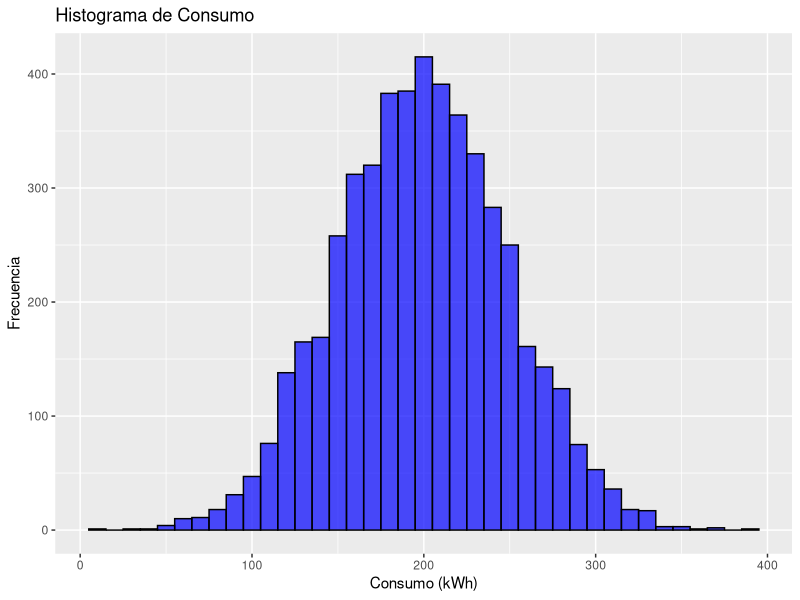
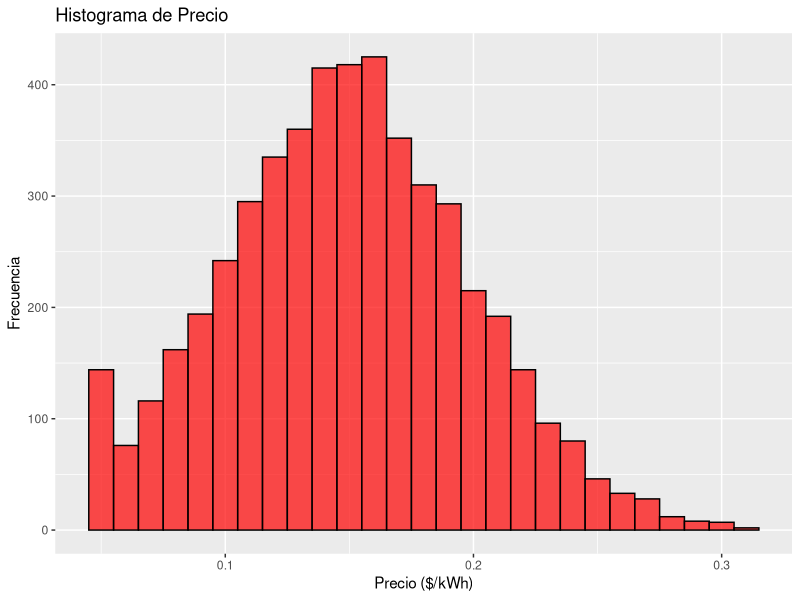
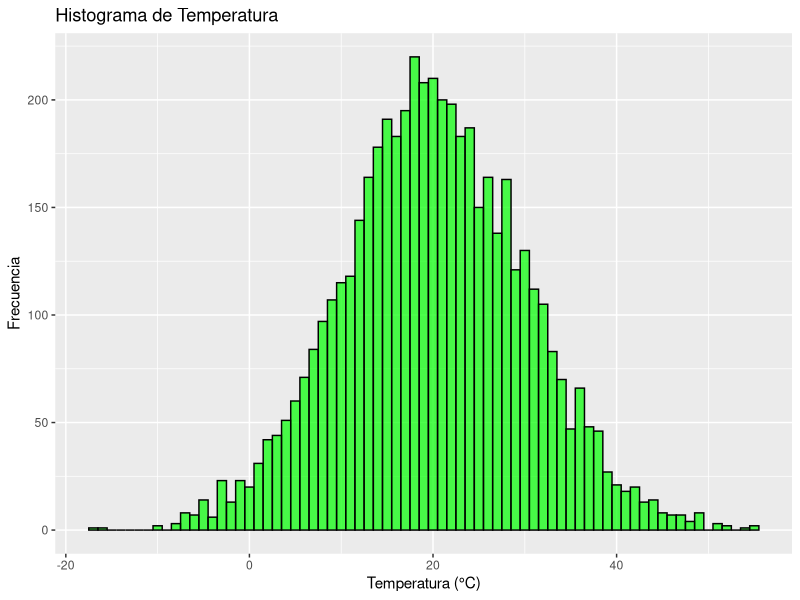
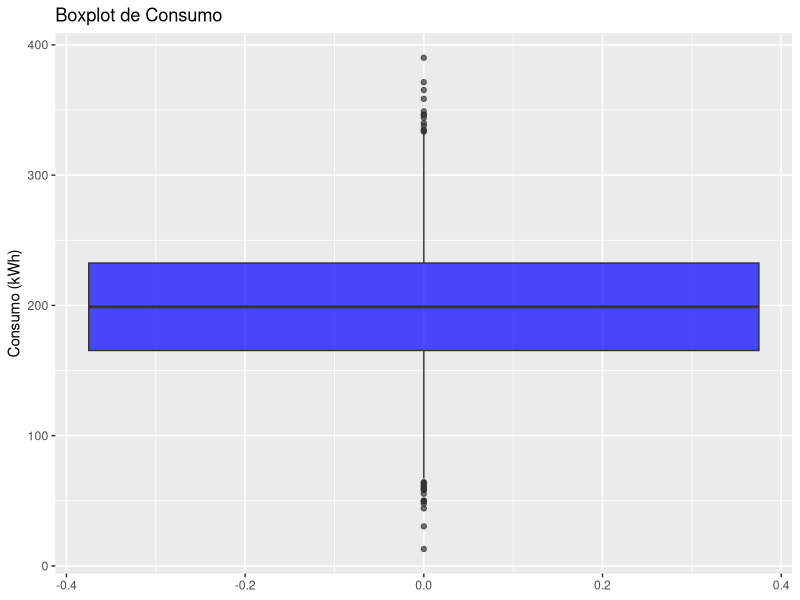
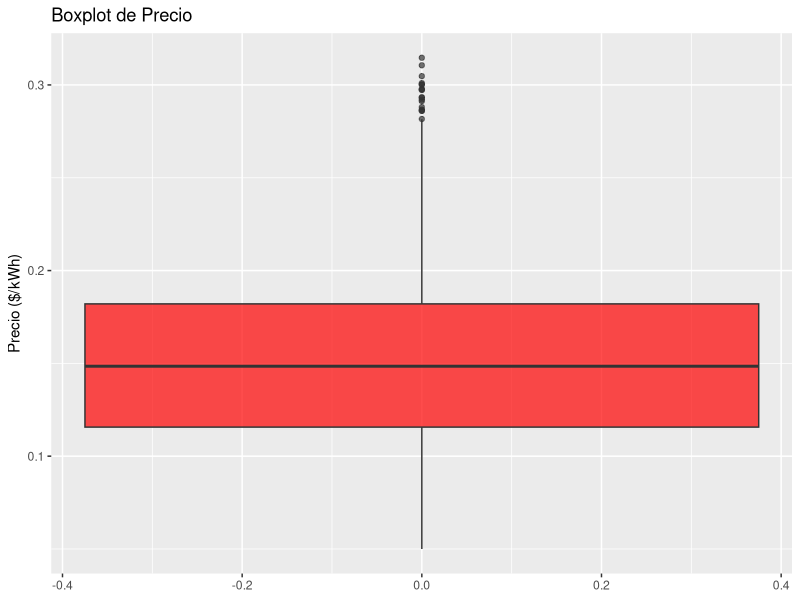
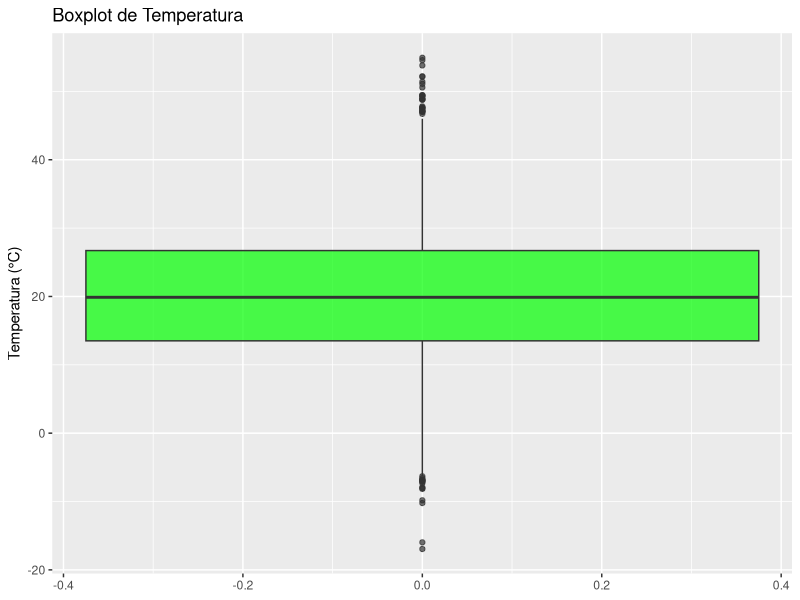
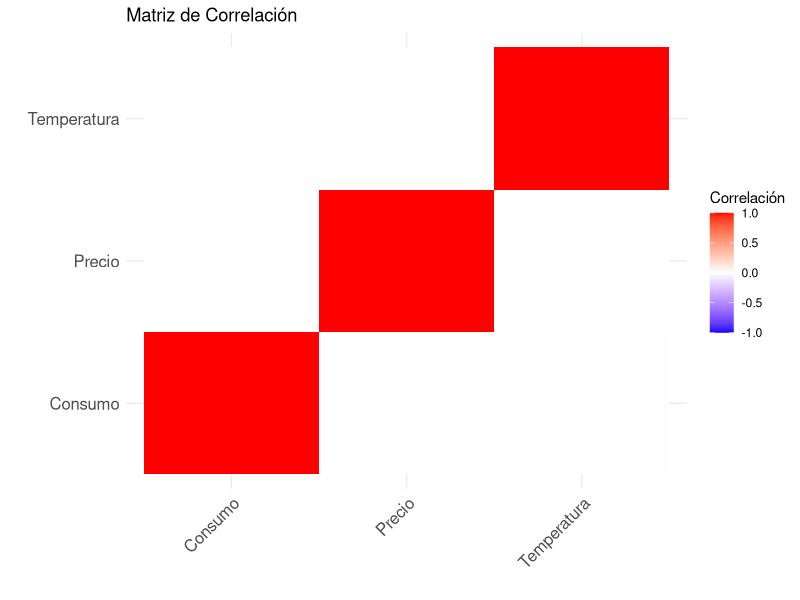

Reproduce these figures in R, in order.
# Rscript demanda_residencial.r

# Suprimir mensajes de advertencia al cargar las librerías
suppressPackageStartupMessages({
  library(ggplot2)
  library(dplyr)
  library(reshape2)
})

# Leer los datos del archivo .csv
datos <- read.csv("demanda_residencial.csv")

# Convertir la columna Fecha a tipo Date
datos$Fecha <- as.Date(datos$Fecha, format="%Y-%m-%d")

# Calcular estadísticas descriptivas
estadisticas <- datos %>%
  summarise(
    Consumo_Medio = mean(Consumo),
    Consumo_Mediana = median(Consumo),
    Consumo_SD = sd(Consumo),
    Consumo_Min = min(Consumo),
    Consumo_Max = max(Consumo),
    Consumo_Q1 = quantile(Consumo, 0.25),
    Consumo_Q3 = quantile(Consumo, 0.75),
    Precio_Medio = mean(Precio),
    Precio_Mediana = median(Precio),
    Precio_SD = sd(Precio),
    Precio_Min = min(Precio),
    Precio_Max = max(Precio),
    Precio_Q1 = quantile(Precio, 0.25),
    Precio_Q3 = quantile(Precio, 0.75),
    Temperatura_Media = mean(Temperatura),
    Temperatura_Mediana = median(Temperatura),
    Temperatura_SD = sd(Temperatura),
    Temperatura_Min = min(Temperatura),
    Temperatura_Max = max(Temperatura),
    Temperatura_Q1 = quantile(Temperatura, 0.25),
    Temperatura_Q3 = quantile(Temperatura, 0.75)
  )

# Imprimir estadísticas descriptivas
print(estadisticas)

# Generar gráficos

# Histograma de Consumo
histograma_consumo <- ggplot(datos, aes(x = Consumo)) +
  geom_histogram(binwidth = 10, fill = "blue", color = "black", alpha = 0.7) +
  labs(title = "Histograma de Consumo", x = "Consumo (kWh)", y = "Frecuencia")

# Mostrar histograma de Consumo
print(histograma_consumo)

# Histograma de Precio
histograma_precio <- ggplot(datos, aes(x = Precio)) +
  geom_histogram(binwidth = 0.01, fill = "red", color = "black", alpha = 0.7) +
  labs(title = "Histograma de Precio", x = "Precio ($/kWh)", y = "Frecuencia")

# Mostrar histograma de Precio
print(histograma_precio)

# Histograma de Temperatura
histograma_temperatura <- ggplot(datos, aes(x = Temperatura)) +
  geom_histogram(binwidth = 1, fill = "green", color = "black", alpha = 0.7) +
  labs(title = "Histograma de Temperatura", x = "Temperatura (°C)", y = "Frecuencia")

# Mostrar histograma de Temperatura
print(histograma_temperatura)

# Boxplot de Consumo
boxplot_consumo <- ggplot(datos, aes(y = Consumo)) +
  geom_boxplot(fill = "blue", alpha = 0.7) +
  labs(title = "Boxplot de Consumo", y = "Consumo (kWh)")

# Mostrar Boxplot de Consumo
print(boxplot_consumo)

# Boxplot de Precio
boxplot_precio <- ggplot(datos, aes(y = Precio)) +
  geom_boxplot(fill = "red", alpha = 0.7) +
  labs(title = "Boxplot de Precio", y = "Precio ($/kWh)")

# Mostrar Boxplot de Precio
print(boxplot_precio)

# Boxplot de Temperatura
boxplot_temperatura <- ggplot(datos, aes(y = Temperatura)) +
  geom_boxplot(fill = "green", alpha = 0.7) +
  labs(title = "Boxplot de Temperatura", y = "Temperatura (°C)")

# Mostrar Boxplot de Temperatura
print(boxplot_temperatura)

# Calcular la matriz de correlación
correlacion <- cor(datos[, -1], use = "complete.obs")  # Excluir la columna Fecha

# Imprimir la matriz de correlación
print(correlacion)

# Convertir la matriz de correlación a un formato largo para ggplot
correlacion_melt <- melt(correlacion)

# Generar un heatmap de la matriz de correlación
heatmap_correlacion <- ggplot(correlacion_melt, aes(x = Var1, y = Var2, fill = value)) +
  geom_tile() +
  scale_fill_gradient2(low = "blue", high = "red", mid = "white",
                       midpoint = 0, limit = c(-1, 1), space = "Lab",
                       name="Correlación") +
  theme_minimal() +
  labs(title = "Matriz de Correlación", x = "", y = "") +
  theme(axis.text.x = element_text(angle = 45, vjust = 1,
                                   size = 12, hjust = 1),
        axis.text.y = element_text(size = 12))

# Mostrar el heatmap de la matriz de correlación
print(heatmap_correlacion)

# REFERENCIA
# OpenAI(2024). ChatGPT (Ver. 20 jul)[Demanda Residencial en R].
# https://chatgpt.com/share/a95f2051-3431-4d59-bd9f-5c029ba51df0

